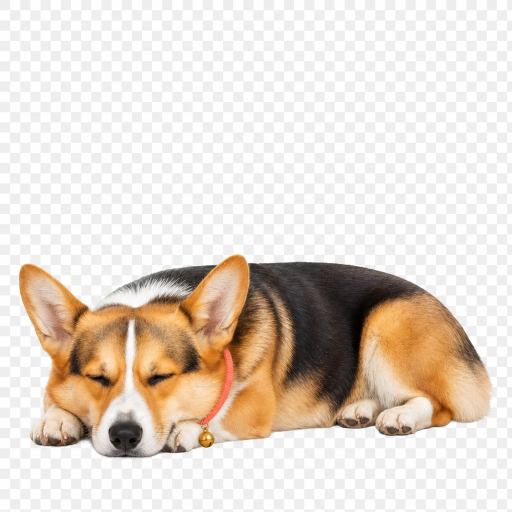
#> input picture reports/outfit-generation-batch/full-run-2026-05-30/acc-bell/motions/sleep-laze-v1/000.png, 1024 x 1024 px, found by its file name (shown at 1/2 size)
$ python prepare_outfit_card_assets.py
#> lines starting #> are read from the running program, lines starting #| are printed output that depends on the picture
#!/usr/bin/env python3
"""Create card thumbnail assets for the outfit selector."""

from __future__ import annotations

from pathlib import Path

from PIL import Image, ImageDraw


ROOT = Path(__file__).resolve().parents[2]
PUBLIC = ROOT / "public"
OUTPUT = PUBLIC / "assets" / "outfit"
SAMPLES = ROOT.parent / "reports" / "outfit-generation-samples"


def cover(src: Path, dst: Path, size: tuple[int, int] = (360, 240), bg=(248, 244, 239)) -> None:
#> called with size = (360, 240), bg = (248, 244, 239)
    image = Image.open(src).convert("RGBA")
    canvas = Image.new("RGBA", size, (*bg, 255))
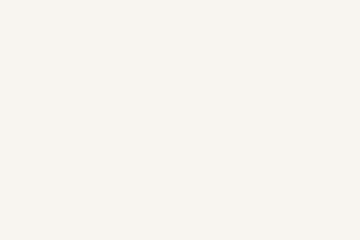
#> canvas: PIL image 360x240 RGBA; mean R, G, B, A 248, 244, 239, 255
    image.thumbnail((size[0] - 24, size[1] - 24), Image.Resampling.LANCZOS)
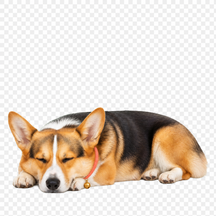
#> image: PIL image 216x216 RGBA; mean R, G, B, A 226.6, 215.8, 205.7, 255
    canvas.alpha_composite(image, ((size[0] - image.width) // 2, (size[1] - image.height) // 2))
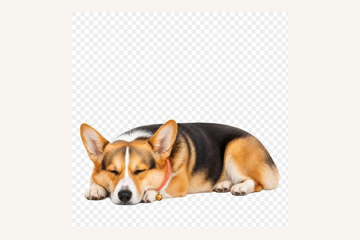
#> canvas: PIL image 360x240 RGBA; mean R, G, B, A 236.5, 228.8, 221, 255
    dst.parent.mkdir(parents=True, exist_ok=True)
    canvas.convert("RGB").save(dst, quality=92)


def crop_cover(src: Path, dst: Path, size: tuple[int, int] = (360, 240)) -> None:
#> (the run stopped early here; a loop or call above may not have finished)

$ run again, with reports/outfit-generation-batch/full-run-2026-05-30/acc-bell/motions/sleep-laze-v1/005.png copied over reports/outfit-generation-batch/full-run-2026-05-30/acc-bell/motions/sleep-laze-v1/000.png
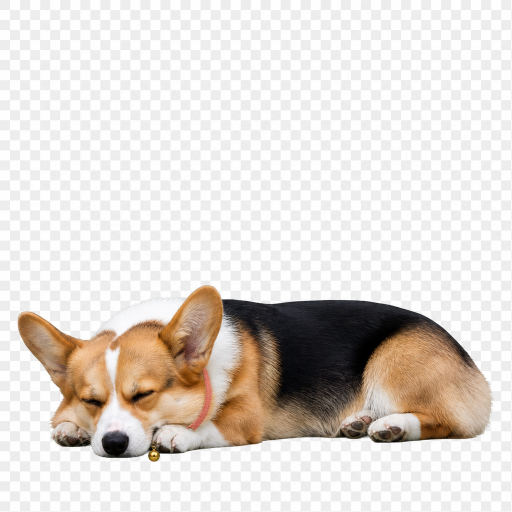
#> input picture reports/outfit-generation-batch/full-run-2026-05-30/acc-bell/motions/sleep-laze-v1/005.png, 1024 x 1024 px, found by its file name (shown at 1/2 size)
#> in cover, `image.thumbnail((size[0] - 24, size[1] - 24), Image.Resampling.LANCZOS)`:
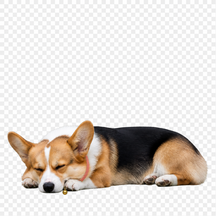
#> image: PIL image 216x216 RGBA; mean R, G, B, A 223.4, 217.1, 211.8, 255
#> in cover, `canvas.alpha_composite(image, ((size[0] - image.width) // 2, (size[1] ..`:
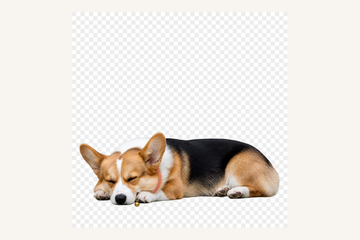
#> canvas: PIL image 360x240 RGBA; mean R, G, B, A 234.7, 229.5, 224.3, 255

$ run again, with reports/outfit-generation-batch/full-run-2026-05-30/acc-bell/motions/sleep-laze-v1/006.png copied over reports/outfit-generation-batch/full-run-2026-05-30/acc-bell/motions/sleep-laze-v1/000.png
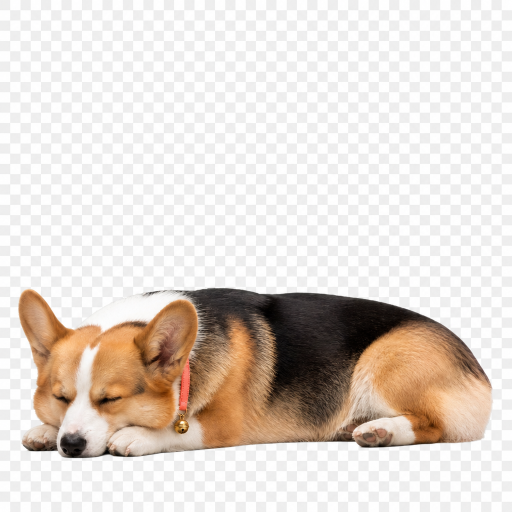
#> input picture reports/outfit-generation-batch/full-run-2026-05-30/acc-bell/motions/sleep-laze-v1/006.png, 1024 x 1024 px, found by its file name (shown at 1/2 size)
#> in cover, `image.thumbnail((size[0] - 24, size[1] - 24), Image.Resampling.LANCZOS)`:
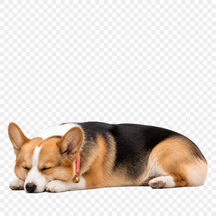
#> image: PIL image 216x216 RGBA; mean R, G, B, A 224.4, 215.2, 208, 255
#> in cover, `canvas.alpha_composite(image, ((size[0] - image.width) // 2, (size[1] ..`:
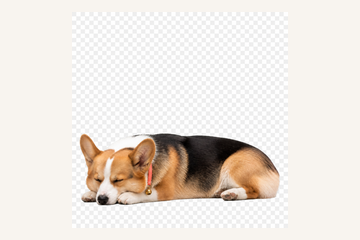
#> canvas: PIL image 360x240 RGBA; mean R, G, B, A 235.2, 228.5, 222.3, 255

$ run again, with reports/outfit-generation-batch/full-run-2026-05-30/acc-bell/motions/sleep-laze-v1/009.png copied over reports/outfit-generation-batch/full-run-2026-05-30/acc-bell/motions/sleep-laze-v1/000.png
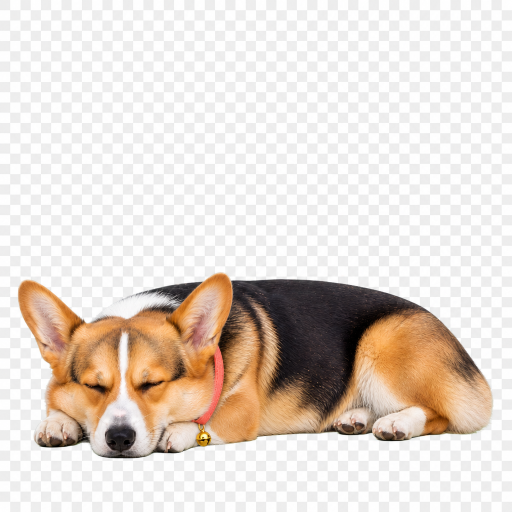
#> input picture reports/outfit-generation-batch/full-run-2026-05-30/acc-bell/motions/sleep-laze-v1/009.png, 1024 x 1024 px, found by its file name (shown at 1/2 size)
#> in cover, `image.thumbnail((size[0] - 24, size[1] - 24), Image.Resampling.LANCZOS)`:
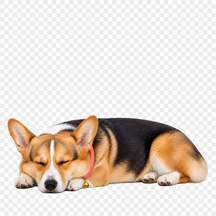
#> image: PIL image 216x216 RGBA; mean R, G, B, A 226.7, 216.6, 208.4, 255
#> in cover, `canvas.alpha_composite(image, ((size[0] - image.width) // 2, (size[1] ..`:
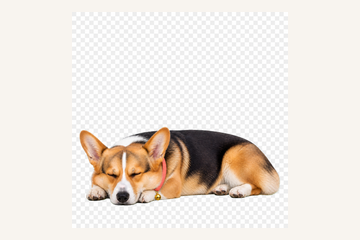
#> canvas: PIL image 360x240 RGBA; mean R, G, B, A 236.5, 229.2, 222.5, 255
